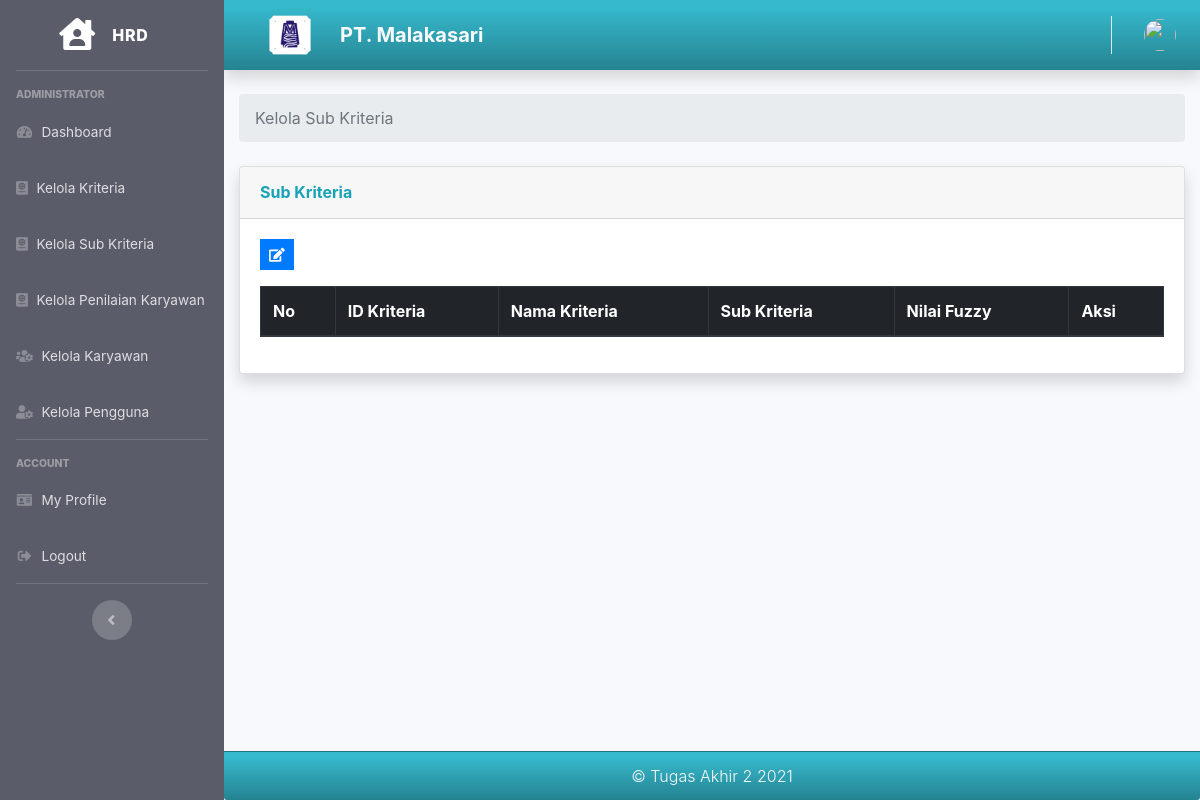
Before: /index.php/hrd/kelola_sub_kriteria with the older database file.
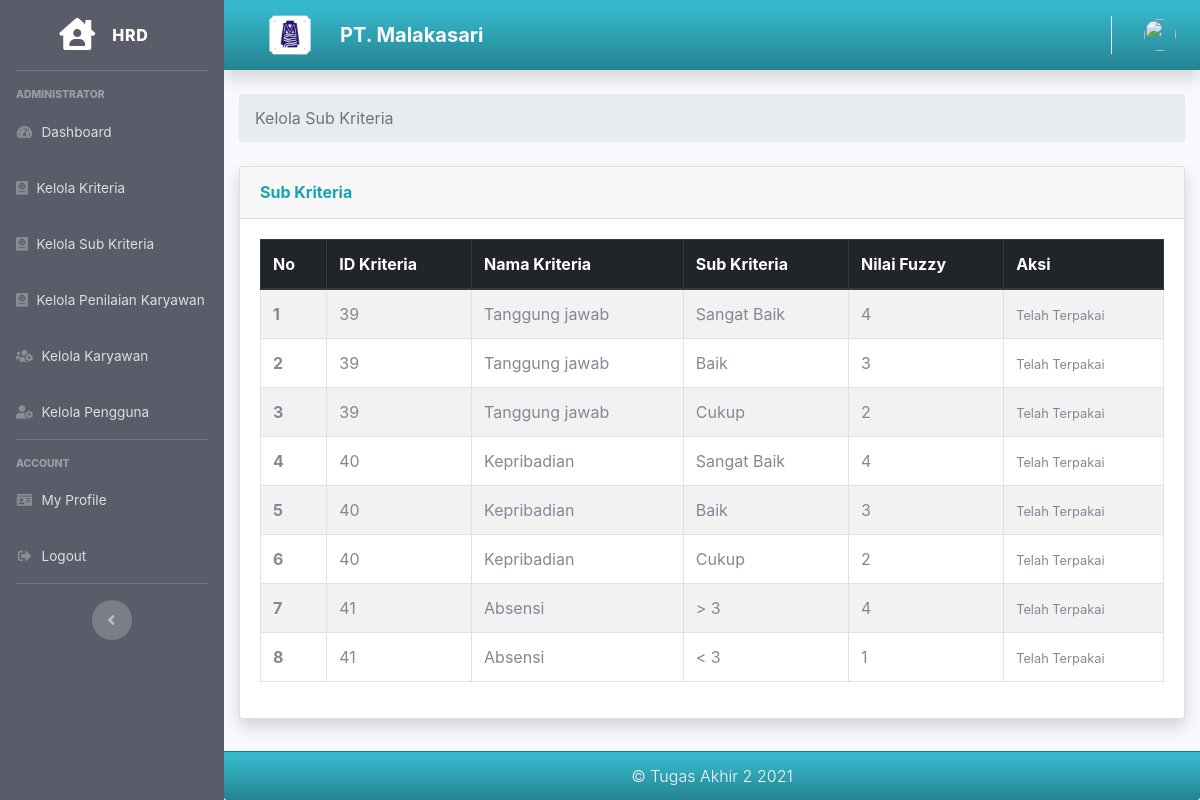
After: the same page with the newer database file.
### tables this page shows
CREATE TABLE `tb_sub_kriteria` (
  `id_sub_kriteria` int(11) NOT NULL,
  `id_kriteria` int(11) NOT NULL,
  `nama_sub_kriteria` varchar(30) NOT NULL,
  `nilai_sub_kriteria` int(11) NOT NULL
);

CREATE TABLE `tb_kriteria` (
  `id_kriteria` int(11) NOT NULL,
  `nama_kriteria` varchar(50) NOT NULL,
  `bobot_kriteria` double NOT NULL,
  `jenis_kriteria` varchar(15) NOT NULL,
  `tahun` varchar(4) NOT NULL
);

### application/controllers/Hrd.php (called while the page is built, shortened)
<?php
class Hrd extends CI_Controller
{
    public function __construct()
    {
        $this->load->model('Hrd_model');
        $this->load->model('Kriteria_model');
        $this->load->model('Kriteria_model');
        $this->load->model('Kabag_model');
        $this->load->model('Karyawan_model');
        $this->load->model('Penilaian_model');
        $this->load->model('Peringkat_model');
    }
    public function kelola_sub_kriteria()
    {
        $data['user'] = $this->db->get_where('user', ['email' => $this->session->userdata('email')])->row_array();
        $data['tb_sub_kriteria'] = $this->Kriteria_model->getDataSubKriteria();
        $data['cek'] = $this->Kriteria_model->cekIfUsed();
        $data['tb_kriteria'] = $this->db->get('tb_kriteria')->result_array();
        $data['title'] = 'Kelola Sub Kriteria';
        $this->load->view('templates/hrd_header', $data);
        $this->load->view('templates/hrd_sidebar', $data);
        $this->load->view('templates/hrd_topbar', $data);
        $this->load->view('hrd/kelola_sub_kriteria', $data);
        $this->load->view('templates/hrd_footer', $data);
    }
}

### index.php (called while the page is built, shortened)
<?php
require_once BASEPATH.'core/CodeIgniter.php';

### application/models/Kriteria_model.php (called while the page is built, shortened)
<?php
class Kriteria_model extends CI_Model
{
  public function getDataSubKriteria()
  {
    $this->db->select('*')
      ->from('tb_sub_kriteria')
      ->join('tb_kriteria', 'tb_sub_kriteria.id_kriteria = tb_kriteria.id_kriteria');
    $result = $this->db->get();
    return $result->result_array();
  }
  public function cekIfUsed()
  {
    $this->db->select('*')
      ->from('tb_kriteria')
      ->join('tb_karyawan', 'tb_kriteria.tahun = tb_karyawan.status')
      ->where('tb_kriteria.tahun',date("Y"));
    $query = $this->db->get();
    return $query->result_array();
  }
}

### application/views/hrd/kelola_sub_kriteria.php (the view, shortened to what this page needs)
<div class="container-fluid">
    <nav aria-label="breadcrumb">
        <ol class="breadcrumb">
            <li class="breadcrumb-item active" aria-current="page">Kelola Sub Kriteria</li>
        </ol>
    </nav>
    <div class="card shadow mb-4">
        <div class="card-header py-3">
            <h6 class="m-0 font-weight-bold text-info">Sub Kriteria</h6>
        </div>
        <div class="card-body">
            <?php
            if (!empty($tb_kriteria) && empty($cek)) {
                echo '<a class="btn btn-primary btn-sm rounded-0 mb-3" type="a" data-toggle="tooltip" data-placement="top" title="Input" href="' . base_url('hrd/tambah_sub_kriteria') . '">
                        <i class="fa fa-edit"></i></a>';
            }
            ?>
            <table id="example" class="table table-striped table-bordered" style="width:100%">
                <thead class="thead-dark">
                    <tr>
                        <th scope="col">No</th>
                        <th scope="col">ID Kriteria</th>
                        <th scope="col">Nama Kriteria</th>
                        <th scope="col">Sub Kriteria</th>
                        <th scope="col">Nilai Fuzzy</th>
                        <th scope="col">Aksi</th>
                    </tr>
                </thead>
                <tbody>
                    <?php $i = 1; ?>
                    <?php foreach ($tb_sub_kriteria as $p) : ?>
                        <tr>
                            <th scope="row"><?= $i; ?></th>
                            <td><?= $p['id_kriteria']; ?></td>
                            <td><?= $p['nama_kriteria']; ?></td>
                            <td><?= $p['nama_sub_kriteria']; ?></td>
                            <td><?= $p['nilai_sub_kriteria']; ?></td>
                            <td>
                                <?php
                                if (!empty($tb_kriteria) && empty($cek)) {
                                    echo '
                                        <a class="btn btn-success btn-sm " type="a" data-toggle="tooltip" data-placement="top" title="Edit" href="' . base_url() . 'hrd/ubah_sub_kriteria/' . $p['id_sub_kriteria'] . '"><i class="fa fa-edit"></i></a>
                                        <a class="btn btn-danger btn-sm tombol-hapus-sub-kriteria" type="button" data-toggle="tooltip" data-placement="top" title="Delete" href="' . base_url() . 'hrd/delete_sub_kriteria/' . $p['id_sub_kriteria'] . '"><i class="fa fa-trash"></i></a>';
                                } else {
                                    echo '<small> Telah Terpakai</small>';
                                }
                                ?>
                            </td>
                        </tr>
                        <?php $i++; ?>
                    <?php endforeach; ?>
                </tbody>
            </table>
        </div>
    </div>
</div>
</div>

Changed rows visible on the page:
added tb_sub_kriteria: id_kriteria.id_kriteria "39", id_kriteria.nama_kriteria "Tanggung jawab", nama_sub_kriteria "Sangat Baik", nilai_sub_kriteria "4"
added tb_sub_kriteria: id_kriteria.id_kriteria "39", id_kriteria.nama_kriteria "Tanggung jawab", nama_sub_kriteria "Baik", nilai_sub_kriteria "3"
added tb_sub_kriteria: id_kriteria.id_kriteria "39", id_kriteria.nama_kriteria "Tanggung jawab", nama_sub_kriteria "Cukup", nilai_sub_kriteria "2"
added tb_sub_kriteria: id_kriteria.id_kriteria "40", id_kriteria.nama_kriteria "Kepribadian", nama_sub_kriteria "Sangat Baik", nilai_sub_kriteria "4"
added tb_sub_kriteria: id_kriteria.id_kriteria "40", id_kriteria.nama_kriteria "Kepribadian", nama_sub_kriteria "Baik", nilai_sub_kriteria "3"
added tb_sub_kriteria: id_kriteria.id_kriteria "40", id_kriteria.nama_kriteria "Kepribadian", nama_sub_kriteria "Cukup", nilai_sub_kriteria "2"
added tb_sub_kriteria: id_kriteria.id_kriteria "41", id_kriteria.nama_kriteria "Absensi", nama_sub_kriteria "> 3", nilai_sub_kriteria "4"
added tb_sub_kriteria: id_kriteria.id_kriteria "41", id_kriteria.nama_kriteria "Absensi", nama_sub_kriteria "< 3", nilai_sub_kriteria "1"
